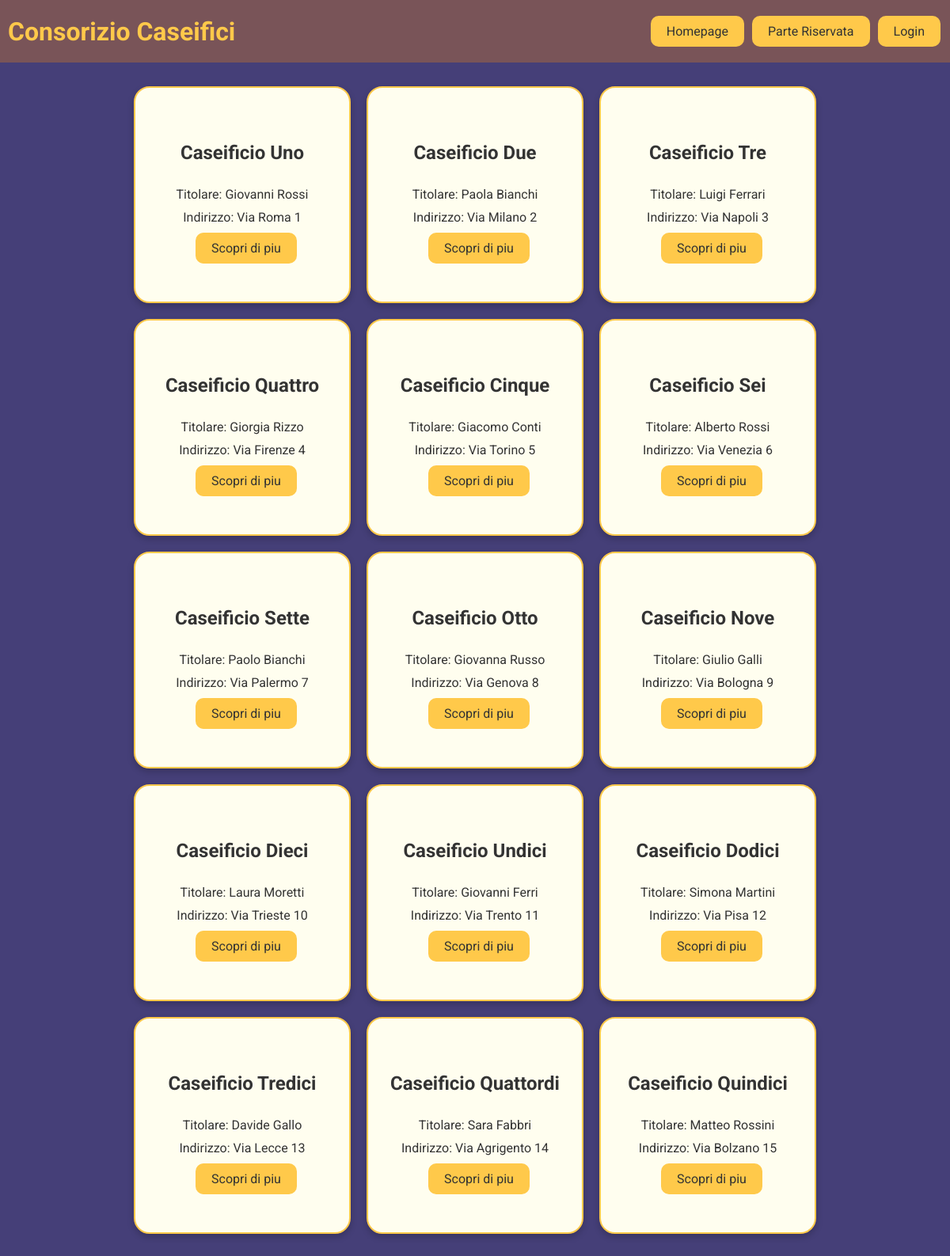
/caseifici/index.php (signed in), run on the app's committed database.
### tables this page shows
CREATE TABLE `caseifici` (
  `cas_Id` int(4) NOT NULL,
  `cas_NomeCaseificio` varchar(20) NOT NULL,
  `cas_Indirizzo` varchar(30) NOT NULL,
  `cas_NomeTitolare` varchar(30) NOT NULL,
  `cas_Des` varchar(160) NOT NULL,
  `cas_NumTel` varchar(12) NOT NULL,
  `cas_pro_Id` int(3) NOT NULL,
  `cas_ut_Id` int(5) NOT NULL,
  `cas_linkGoogleMaps` varchar(255) NOT NULL
);

### caseifici/index.php (the view, shortened to what this page needs)
<?php
    include "connection.php";
?>
<html lang="it">
<head>
</head>
<body>
    <div class="header">
        <h1>Consorizio Caseifici</h1>
        <div class="button-container">
            <a class="button" href="index.php">Homepage</a>
            <?php
                if(isset($_SESSION['codiceCaseificio'])){
                    echo'<a class="button" href="menuparteRiservata.php">Parte Riservata</a>';
                }
            ?>
            <a class="button" href="login.php">Login</a>
        </div>
    </div>
    <div class="container">
        <?php
            $sqlCaseifici='SELECT * FROM caseifici';
            $resulCaseifici=$conn->query($sqlCaseifici);
            while($arrayAssocCaseifici=$resulCaseifici->fetch_assoc()){
                foreach ($arrayAssocCaseifici as $attributo=>$valore) {
                    if($attributo=='cas_NomeCaseificio'){
                       $nome=$valore;
                    }else if($attributo=='cas_NomeTitolare'){
                        $nomeCapo=$valore;
                    }else if($attributo=='cas_Id'){
                        $id= $valore;
                    }else if($attributo=='cas_Indirizzo'){
                        $indirizzo = $valore;
                    }
                }
                echo '<div class="card">';
                echo '<h2>'.$nome.'</h2>';
                echo '<a>Titolare: '.$nomeCapo.'</a>';
                echo '<a>Indirizzo: '.$indirizzo.'</a>';
                echo '<a class="button" href="caseificioTourDigi.php?codCaseificio='.$id.'">Scopri di piu</a>';
                echo '</div>';
            }
        ?>
    </div>
</body>
</html>

### caseifici/index.php (style rules this page uses)
body { margin: 0; font-family: 'Roboto', Arial, sans-serif; background-color: #453F78; }
.header { background-color: #795458; padding: 10px; display: flex; justify-content: space-between; align-items: center; width: 99%; z-index: 1000; }
.header h1 { margin: 0; color: #FFC94A; }
.button-container { display: flex; justify-content: space-between; padding: 10px; background-color: #795458; }
.button { background-color: #FFC94A; border: none; padding: 10px 20px; color: #333; text-decoration: none; margin-left: 10px; font-size: 16px; cursor: pointer; border-radius: 10px; text-decoration: none; }
.container { display: flex; flex-wrap: wrap; justify-content: center; margin: 20px; }
.card { background-color: #FFFEEF; color: #333; width: 250px; height: 250px; margin: 10px; display: flex; gap: 10px; flex-direction: column; justify-content: center; align-items: center; border: 2px solid #FFC94A; border-radius: 20px; padding: 10px; box-shadow: 0 4px 8px 0 rgba(0, 0, 0, 0.2); }

### data on the page
caseifici: cas_NomeCaseificio "Caseificio Uno", cas_NomeTitolare "Giovanni Rossi", cas_Indirizzo "Via Roma 1"
caseifici: cas_NomeCaseificio "Caseificio Due", cas_NomeTitolare "Paola Bianchi", cas_Indirizzo "Via Milano 2"
caseifici: cas_NomeCaseificio "Caseificio Tre", cas_NomeTitolare "Luigi Ferrari", cas_Indirizzo "Via Napoli 3"
caseifici: cas_NomeCaseificio "Caseificio Quattro", cas_NomeTitolare "Giorgia Rizzo", cas_Indirizzo "Via Firenze 4"
caseifici: cas_NomeCaseificio "Caseificio Cinque", cas_NomeTitolare "Giacomo Conti", cas_Indirizzo "Via Torino 5"
caseifici: cas_NomeCaseificio "Caseificio Sei", cas_NomeTitolare "Alberto Rossi", cas_Indirizzo "Via Venezia 6"
caseifici: cas_NomeCaseificio "Caseificio Sette", cas_NomeTitolare "Paolo Bianchi", cas_Indirizzo "Via Palermo 7"
caseifici: cas_NomeCaseificio "Caseificio Otto", cas_NomeTitolare "Giovanna Russo", cas_Indirizzo "Via Genova 8"
caseifici: cas_NomeCaseificio "Caseificio Nove", cas_NomeTitolare "Giulio Galli", cas_Indirizzo "Via Bologna 9"
caseifici: cas_NomeCaseificio "Caseificio Dieci", cas_NomeTitolare "Laura Moretti", cas_Indirizzo "Via Trieste 10"
caseifici: cas_NomeCaseificio "Caseificio Undici", cas_NomeTitolare "Giovanni Ferri", cas_Indirizzo "Via Trento 11"
caseifici: cas_NomeCaseificio "Caseificio Dodici", cas_NomeTitolare "Simona Martini", cas_Indirizzo "Via Pisa 12"
caseifici: cas_NomeCaseificio "Caseificio Tredici", cas_NomeTitolare "Davide Gallo", cas_Indirizzo "Via Lecce 13"
caseifici: cas_NomeCaseificio "Caseificio Quattordi", cas_NomeTitolare "Sara Fabbri", cas_Indirizzo "Via Agrigento 14"
caseifici: cas_NomeCaseificio "Caseificio Quindici", cas_NomeTitolare "Matteo Rossini", cas_Indirizzo "Via Bolzano 15"
